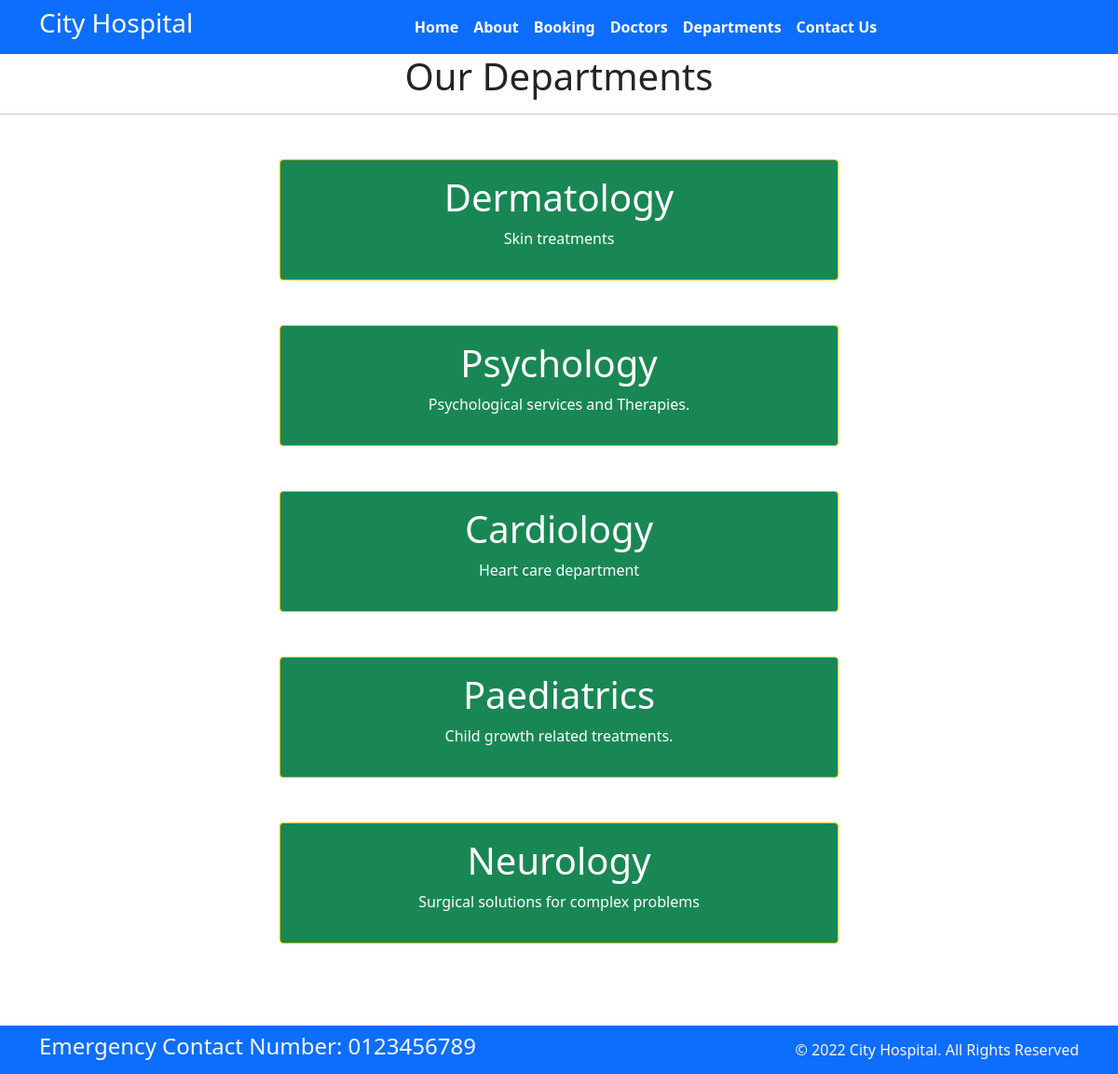
Page /department/ on the committed database.
### home/models.py (models this page shows, shortened)
class Departments(models.Model):
  dep_name = models.CharField(max_length=20)
  dep_description = models.TextField()

### home/views.py (the view)
# urls.py: path('department/',views.department,name="department"),
def department(request):
  dict_dept={
    'dept':Departments.objects.all()
  }
  return render(request,'department.html',dict_dept)

### templates/department.html (shortened to what this page needs)
{% extends 'base.html' %}
{% block content %}
<h1 class="text-center">Our Departments</h1>
<hr>
{% for d in dept %}
<div class="mx-auto w-50 bg-success text-center text-white p-3 my-5 border border-warning rounded">
  <h1>{{d.dep_name}}</h1>
  <p>{{d.dep_description}}</p>
</div>
{% endfor %}
{% endblock %}

### static/css/style.css (style rules this page uses)
html, body { height: 100%; }
body { display: flex; flex-direction: column; min-height: 100vh; }

### rows in the picture
Departments: dep_name "Dermatology", dep_description "Skin treatments"
Departments: dep_name "Psychology", dep_description "Psychological services and Therapies."
Departments: dep_name "Cardiology", dep_description "Heart care department"
Departments: dep_name "Paediatrics", dep_description "Child growth related treatments."
Departments: dep_name "Neurology", dep_description "Surgical solutions for complex problems"
